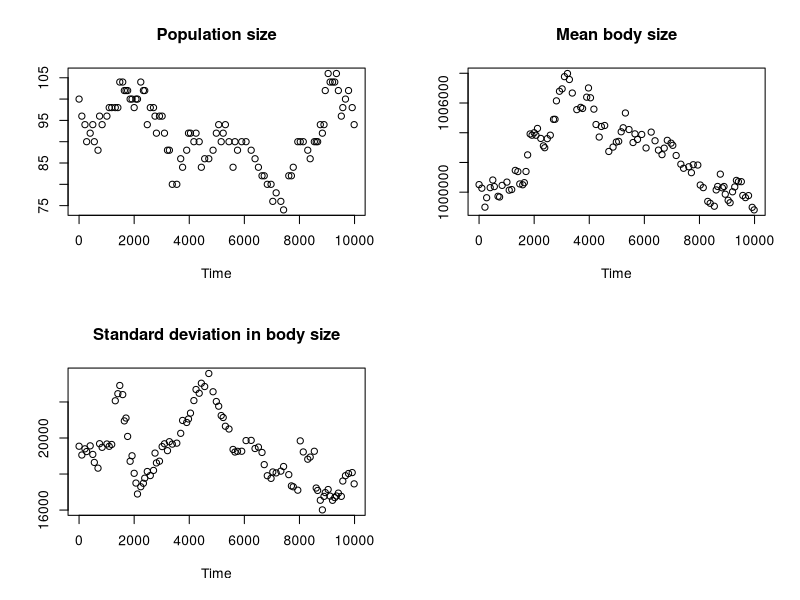

Write R code to recreate this figure.
# BIGGIESMALLS
# This script models evolution of body size on an island
# Using an individual birth-death process
# Raphaël Scherrer
# 19/4/2018
#-------------------------------------------------------

# Empty the environment
rm(list = ls())


#### PARAMETERS ####

# Island
islandSize = 100

# Founder population
bodySize0 = 1000000 # initial body size mean
sdBodySize0 = 20000 # initial standard deviation
popSize0 = 100 # initial population size

# parameter of the competition equation
competitiveAdvantage = 0.0001

# parameters of the life history trait equations:
basalFecundity = 0.025
fecundityScaling = -0.26 
basalLongevity = 630
longevityScaling = 0.17

# parameters of the carrying capacity equation:
resource0 = islandSize
resourceScaling = -0.01

# mutation rate and variance
mutationRate = 0.01
mutationalSd = 0.05

# simulation time parameters
maxTime = 10000
timeSpan = 0.01 * maxTime # time span between two recording intervals
recordFreq = 10 # frequency of events at which to record the population (once every # events)



#### ACCESSORY FUNCTION ####


# Function to calculate the competition experienced by an individual
calc_competition = function(focalSize, bodySizes) {
  
  # Find the focal individual in the population
  focalId = which(bodySizes == focalSize)[1]
  
  # Calculate the competitive interactions of the focal individual with all other individuals in the population
  competitions = sapply(bodySizes[-focalId], function(competitorSize, focalSize) {
    
    # Calculate body size difference
    bodySizeDifference = (focalSize - competitorSize) / focalSize
    
    # Calculate competition kernel
    competition = 2 * (1 - 1 / (1 + exp(-competitiveAdvantage * bodySizeDifference)))
    
    return(competition)
    
  }, focalSize)
  
  # Calculate the sum of competitive interactions
  competition = sum(competitions)
  
  return(competition)
  
} #end of the function calc_competition


#### MAIN FUNCTION ####

# Function to launch the simulation
biggiesmalls = function() {
  
  #### INITIALIZATION ####
  
  # Assert that all parameters are fine
  if(islandSize <= 0) stop("islandSize must be > 0")
  if(maxTime <= 0) stop("maxTime must be > 0")
  if(bodySize0 <= 0) stop("bodySize0 must be > 0")
  if(sdBodySize0 <= 0) stop("sdBodySize0 must be > 0")
  if(popSize0 <= 0) stop("popSize0 must be > 0")
  if(resource0 <= 0) stop("resource0 must be > 0")
  if(mutationRate < 0) stop("mutationRate must be >= 0")
  if(mutationalSd <= 0) stop("mutationalSd must be > 0")
  
  
  
  # Set an initial population of individual body sizes
  bodySizes = rnorm(popSize0, bodySize0, sdBodySize0)
  
  # Initialize population size
  popSize = popSize0
  
  # Initialize storage list
  storageList = list()
  
  # Record initial population
  storageList[[1]] = bodySizes
  
  # Record initial time point
  names(storageList)[1] = 0
  
  # Initilize storage index
  i = 2
  
  #### SIMULATION ####
  
  # Initialize time
  t = 0
  
  # Initialize event count
  count = 0
  
  # While time has not exceeded simulation time:
  while(t <= maxTime) {
    
    # Print elapsed time
    print(t)
    
    # Calculate fertility of each individual
    fecundities = basalFecundity * bodySizes ^ fecundityScaling
    
    # Calculate longevity of each individual
    longevities = basalLongevity * bodySizes ^ longevityScaling
    
    # Calculate death-by-senescence rate of each individual
    mortalities = 1 / longevities
    
    # Calculate the net growth rate of each individual (without competition)
    netGrowthRate = fecundities - mortalities
    
    # Calculate the impact of competition on each individual
    competitors = sapply(bodySizes, calc_competition, bodySizes)
    
    # Calculate the carrying capacity of each individual
    resources = resource0 * bodySizes ^ resourceScaling
    
    # Calculate the birth rate of each individual
    birthRates = netGrowthRate
    
    # Calculate the death rate of each individual
    deathRates = netGrowthRate * (1 + competitors) / resources
    
    # Pool all rates into one vector
    allRates = c(birthRates, deathRates)
    
    # Set negative rates to zero
    allRates[allRates < 0] = 0
    
    # Calculate the total rate of events
    totalRate = sum(allRates)
    
    # Sample the next event from an exponential distribution
    dt = rexp(n = 1, rate = totalRate)
    
    # Calculate the probability of each event
    probabilities = allRates / totalRate
    
    # Sample the event that happens
    id = sample.int(n = 2*popSize, size = 1, prob = probabilities)
    
    # If a birth happens...
    if(id <= popSize) {
      
      # What is the body size of the newborn?
      newBodySize = bodySizes[id]
      
      # Sample mutation event
      isMutation = as.logical(rbinom(n = 1, size = 1, prob = mutationRate))
      
      # If a mutation happens...
      if(isMutation) {
        
        # Sample the relative effect of this mutation
        mutationalEffect = rnorm(n = 1, mean = 0, sd = mutationalSd)
        
        # Apply this mutation to the newborn
        newBodySize = newBodySize + mutationalEffect * newBodySize
        
      } #end of if mutation happens
      
      # Append the newborn to the population
      bodySizes[popSize + 1] = newBodySize
      
      print("birth")
      
    } else {
      
      # Or if death happens, kill the sampled individual
      bodySizes = bodySizes[-(id - popSize)]
      
      print("death")
      
    } # end of birth or death
    

    # Update population size
    popSize = length(bodySizes)
    
    # If the new population size is zero, pop has gone extinct, stop the simulation
    if(popSize <= 1) {
      
      print(paste("Population has gone extinct at t =", t))
      
      return(NA)
      
    }
    
    # Update time
    t = t + dt
    
    # Update event count
    count = count + 1
    
    # Is it time to record the population?
    if(count %% recordFreq == 0) {
      
      # If yes, record the population
      storageList[[i]] = bodySizes
      
      # Record the time
      names(storageList)[i] = t
      
      # Update storage index
      i = i + 1
      
    }

  } #end of while loop through time
  
  
  
  #### OUTPUT ####
  
  # Save that in a file
  saveRDS(storageList, "simulation.rds")
  
  # Return the list of population compositions at each time point
  return(storageList)
  
  
} # end of function to run the program




#### RUN THE SIMULATION ####

output = biggiesmalls()

#### PLOT THE RESULTS ####

time = as.numeric(names(output))

par(mfrow = c(2,2))

plot(time, sapply(output, length), main = "Population size", xlab = "Time", ylab = "")
plot(time, sapply(output, mean), main = "Mean body size", xlab = "Time", ylab = "")
plot(time, sapply(output, function(x) sqrt(var(x))), main = "Standard deviation in body size", xlab = "Time", ylab = "")




